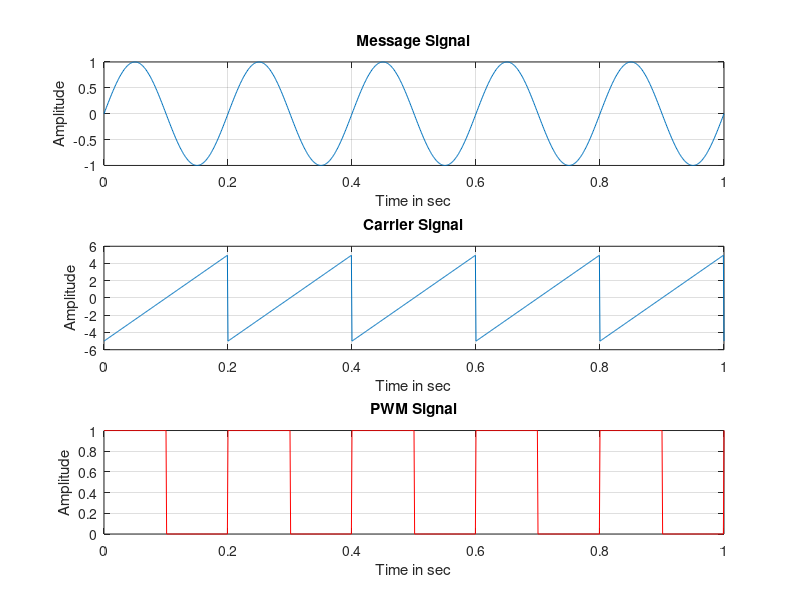

Recreate this plot in MATLAB.
clear all;
close all;
clc;
f1 = input("Enter message signal frequency: ");
f2 = input("Enter carrier signal frequency: ");
amp = 5;
t = 0:0.001:1;%Initializing time axis
Mt = sin(2*pi*f1*t);
Ct = amp.*sawtooth(2*pi*f2*t);
plot(t,Mt);

for i=1:length(Ct)
    if(Mt(i)>=Ct(i))
        pwm(i)=1;
    else
        pwm(i)=0;
    end
end

subplot(3,1,1)
plot(t,Mt);
title("Message Signal");
xlabel("Time in sec");
ylabel("Amplitude");
grid on;

subplot(3,1,2)
plot(t,Ct);
title("Carrier Signal");
xlabel("Time in sec");
ylabel("Amplitude");
grid on;

subplot(3,1,3)
plot(t,pwm,'r');
title("PWM Signal");
xlabel("Time in sec");
ylabel("Amplitude");
grid on;